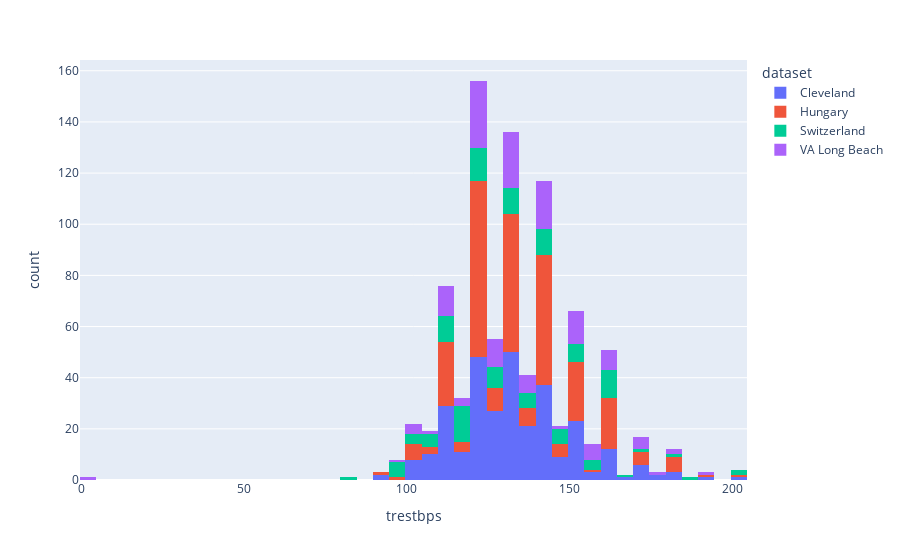

The notebook cell this image was saved under:
### Code cell
# make a plot of trestbps column using plotly and coloring this by dataset column
fig = px.histogram(data_frame=df, x='trestbps', color='dataset')
fig.show()

### Figure 1 — Plotly figure (JSON) as saved in the notebook; plotly's stock layout.template omitted (floating-point values rounded to 4 significant figures; data arrays with more than 128 entries replaced by an {"elided": "..."} marker saying what was removed)
{"data": [{"alignmentgroup": "True", "bingroup": "x", "hovertemplate": "dataset=Cleveland<br>trestbps=%{x}<br>count=%{y}<extra></extra>", "legendgroup": "Cleveland", "marker": {"color": "#636efa", "pattern": {"shape": ""}}, "name": "Cleveland", "offsetgroup": "Cleveland", "orientation": "v", "showlegend": true, "type": "histogram", "x": {"elided": "304 int values"}, "xaxis": "x", "yaxis": "y"}, {"alignmentgroup": "True", "bingroup": "x", "hovertemplate": "dataset=Hungary<br>trestbps=%{x}<br>count=%{y}<extra></extra>", "legendgroup": "Hungary", "marker": {"color": "#EF553B", "pattern": {"shape": ""}}, "name": "Hungary", "offsetgroup": "Hungary", "orientation": "v", "showlegend": true, "type": "histogram", "x": {"elided": "293 int values"}, "xaxis": "x", "yaxis": "y"}, {"alignmentgroup": "True", "bingroup": "x", "hovertemplate": "dataset=Switzerland<br>trestbps=%{x}<br>count=%{y}<extra></extra>", "legendgroup": "Switzerland", "marker": {"color": "#00cc96", "pattern": {"shape": ""}}, "name": "Switzerland", "offsetgroup": "Switzerland", "orientation": "v", "showlegend": true, "type": "histogram", "x": [95, 115, null, 110, 105, 110, 100, 115, 135, 150, 95, 125, 105, 145, 100, 115, 140, 110, 100, 115, 110, 155, 110, 160, 115, 160, 115, 120, 145, 120, 110, 120, 130, 130, 140, 95, 130, 135, 165, 95, 120, 130, 105, 160, 120, 125, 130, 80, 120, 130, 180, 140, 115, 120, 140, 120, 125, 155, 115, 120, 120, 125, 140, 105, 110, 140, 140, 160, 95, 115, 130, 170, 125, 110, 120, 125, 135, 115, 125, 130, 135, 160, 160, 200, 105, 110, 125, 130, 130, 150, 150, 160, 140, 120, 120, 160, 115, 115, 150, 100, 140, 150, 150, 185, 200, 95, 110, 115, 145, 155, 160, 155, 150, 145, 135, 145, 135, null, 115, 140, 160, 160, 145], "xaxis": "x", "yaxis": "y"}, {"alignmentgroup": "True", "bingroup": "x", "hovertemplate": "dataset=VA Long Beach<br>trestbps=%{x}<br>count=%{y}<extra></extra>", "legendgroup": "VA Long Beach", "marker": {"color": "#ab63fa", "pattern": {"shape": ""}}, "name": "VA Long Beach", "offsetgroup": "VA Long Beach", "orientation": "v", "showlegend": true, "type": "histogram", "x": {"elided": "200 int values"}, "xaxis": "x", "yaxis": "y"}], "layout": {"barmode": "relative", "legend": {"title": {"text": "dataset"}, "tracegroupgap": 0}, "margin": {"t": 60}, "xaxis": {"anchor": "y", "domain": [0, 1], "title": {"text": "trestbps"}}, "yaxis": {"anchor": "x", "domain": [0, 1], "title": {"text": "count"}}}}
